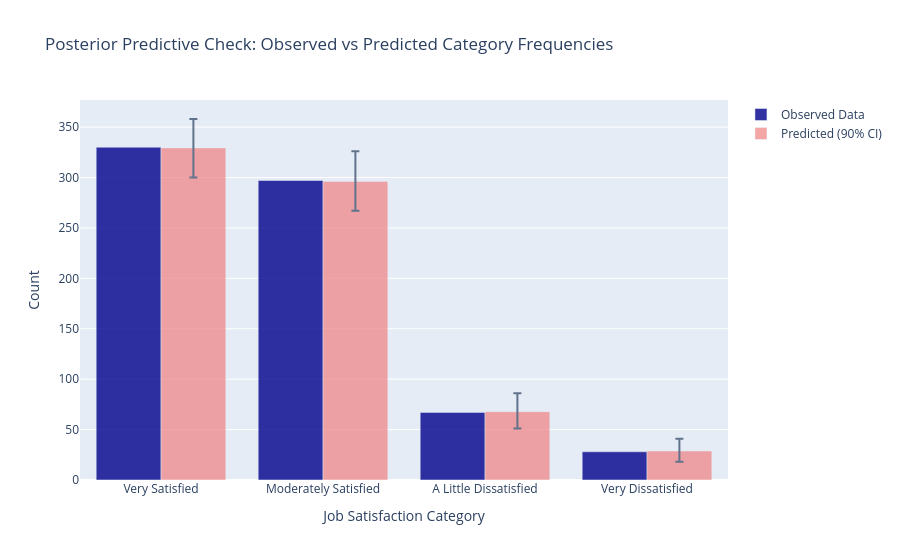

Notebook source saved alongside this figure:
### Markdown cell above
## Posterior Predictive Checks

We'll now check how well our model reproduces the observed data patterns.

### Code cell
# Posterior predictive check
observed_counts = pd.Series(y_observed).value_counts().sort_index()

# Get posterior predictive samples
pp_samples = trace.posterior_predictive['y_obs'].values
n_samples = pp_samples.shape[0] * pp_samples.shape[1]  # chains * draws

# Calculate predicted frequencies for each posterior sample
predicted_counts = []
for chain in range(pp_samples.shape[0]):
    for draw in range(pp_samples.shape[1]):
        sample_counts = pd.Series(pp_samples[chain, draw, :]).value_counts()
        # Ensure all categories are represented
        full_counts = pd.Series(0, index=[0, 1, 2, 3])
        full_counts.update(sample_counts)
        predicted_counts.append(full_counts.values)

predicted_counts = np.array(predicted_counts)

# Plot comparison
fig = go.Figure()

# Add observed data
categories = ['Very Satisfied', 'Moderately Satisfied', 'A Little Dissatisfied', 'Very Dissatisfied']
fig.add_trace(
    go.Bar(x=categories, 
           y=observed_counts.values,
           name='Observed Data',
           marker_color='darkblue',
           opacity=0.8)
)

# Add posterior predictive distribution
pred_mean = predicted_counts.mean(axis=0)
pred_std = predicted_counts.std(axis=0)
pred_q05 = np.percentile(predicted_counts, 5, axis=0)
pred_q95 = np.percentile(predicted_counts, 95, axis=0)

fig.add_trace(
    go.Bar(x=categories, 
           y=pred_mean,
           error_y=dict(
               type='data',
               array=pred_q95-pred_mean,
               arrayminus=pred_mean-pred_q05,
               visible=True
           ),
           name='Predicted (90% CI)',
           marker_color='lightcoral',
           opacity=0.7)
)

fig.update_layout(
    title='Posterior Predictive Check: Observed vs Predicted Category Frequencies',
    xaxis_title='Job Satisfaction Category',
    yaxis_title='Count',
    barmode='group'
)

fig.show()

print('Posterior Predictive Check Summary:')
print('Observed vs Predicted (mean ± std):')
for i, cat in enumerate(categories):
    obs = observed_counts.iloc[i]
    pred_m = pred_mean[i]
    pred_s = pred_std[i]
    print(f'  {cat}: {obs} vs {pred_m:.1f} ± {pred_s:.1f}')

# Check if observed values fall within reasonable prediction intervals
within_ci = [(pred_q05[i] <= observed_counts.iloc[i] <= pred_q95[i]) for i in range(4)]
print(f'\nObserved counts within 90% prediction intervals: {sum(within_ci)}/4')
if sum(within_ci) >= 3:
    print('✅ Model appears to fit the data well!')
else:
    print('⚠️  Model fit could be improved - some categories are poorly predicted.')

### Figure 1 — Plotly figure (JSON) as saved in the notebook; plotly's stock layout.template omitted (floating-point values rounded to 4 significant figures)
{"data": [{"marker": {"color": "darkblue"}, "name": "Observed Data", "opacity": 0.8, "type": "bar", "x": ["Very Satisfied", "Moderately Satisfied", "A Little Dissatisfied", "Very Dissatisfied"], "y": [330, 297, 67, 28]}, {"error_y": {"array": [28.65, 29.86, 18.28, 12.21], "arrayminus": [29.35, 29.14, 16.72, 10.79], "type": "data", "visible": true}, "marker": {"color": "lightcoral"}, "name": "Predicted (90% CI)", "opacity": 0.7, "type": "bar", "x": ["Very Satisfied", "Moderately Satisfied", "A Little Dissatisfied", "Very Dissatisfied"], "y": [329.3, 296.1, 67.72, 28.79]}], "layout": {"barmode": "group", "title": {"text": "Posterior Predictive Check: Observed vs Predicted Category Frequencies"}, "xaxis": {"title": {"text": "Job Satisfaction Category"}}, "yaxis": {"title": {"text": "Count"}}}}
